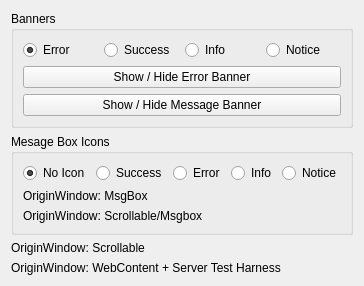
     <widget class="QWidget" name="tab_12">
      <attribute name="title">
       <string>Windows</string>
      </attribute>
      <layout class="QVBoxLayout" name="windowExLayout">
       <item>
        <widget class="QGroupBox" name="groupBox">
         <property name="title">
          <string>Banners</string>
         </property>
         <layout class="QGridLayout" name="gridLayout_2">
          <item row="0" column="0">
           <widget class="Origin::UIToolkit::OriginRadioButton" name="rbBannerError">
            <property name="text">
             <string>Error</string>
            </property>
            <property name="checked">
             <bool>true</bool>
            </property>
           </widget>
          </item>
          <item row="0" column="1">
           <widget class="Origin::UIToolkit::OriginRadioButton" name="rbBannerSuccess">
            <property name="text">
             <string>Success</string>
            </property>
           </widget>
          </item>
          <item row="0" column="2">
           <widget class="Origin::UIToolkit::OriginRadioButton" name="rbBannerInfo">
            <property name="text">
             <string>Info</string>
            </property>
           </widget>
          </item>
          <item row="0" column="3">
           <widget class="Origin::UIToolkit::OriginRadioButton" name="rbBannerNotice">
            <property name="text">
             <string>Notice</string>
            </property>
           </widget>
          </item>
          <item row="1" column="0" colspan="4">
           <widget class="Origin::UIToolkit::OriginPushButton" name="btnBannerError">
            <property name="text">
             <string>Show / Hide Error Banner</string>
            </property>
           </widget>
          </item>
          <item row="2" column="0" colspan="4">
           <widget class="Origin::UIToolkit::OriginPushButton" name="btnBannerMsg">
            <property name="text">
             <string>Show / Hide Message Banner</string>
            </property>
           </widget>
          </item>
         </layout>
        </widget>
       </item>
       <item>
        <widget class="QGroupBox" name="groupBox_2">
         <property name="title">
          <string>Mesage Box Icons</string>
         </property>
         <layout class="QGridLayout" name="gridLayout_3">
          <item row="0" column="0">
           <widget class="Origin::UIToolkit::OriginRadioButton" name="rbNoIcon">
            <property name="text">
             <string>No Icon</string>
            </property>
            <property name="checked">
             <bool>true</bool>
            </property>
            <attribute name="buttonGroup">
             <string>iconBtnGroup</string>
            </attribute>
           </widget>
          </item>
          <item row="0" column="1">
           <widget class="Origin::UIToolkit::OriginRadioButton" name="rbSuccess">
            <property name="text">
             <string>Success</string>
            </property>
            <attribute name="buttonGroup">
             <string>iconBtnGroup</string>
            </attribute>
           </widget>
          </item>
          <item row="0" column="2">
           <widget class="Origin::UIToolkit::OriginRadioButton" name="rbError">
            <property name="text">
             <string>Error</string>
            </property>
            <attribute name="buttonGroup">
             <string>iconBtnGroup</string>
            </attribute>
           </widget>
          </item>
          <item row="0" column="3">
           <widget class="Origin::UIToolkit::OriginRadioButton" name="rbInfo">
            <property name="text">
             <string>Info</string>
            </property>
            <attribute name="buttonGroup">
             <string>iconBtnGroup</string>
            </attribute>
           </widget>
          </item>
          <item row="0" column="4">
           <widget class="Origin::UIToolkit::OriginRadioButton" name="rbNotice">
            <property name="text">
             <string>Notice</string>
            </property>
            <attribute name="buttonGroup">
             <string>iconBtnGroup</string>
            </attribute>
           </widget>
          </item>
          <item row="1" column="0" colspan="5">
           <widget class="Origin::UIToolkit::OriginLabel" name="lblWindowMsgBox">
            <property name="text">
             <string>OriginWindow: MsgBox</string>
            </property>
            <property name="hyperlink">
             <bool>true</bool>
            </property>
            <property name="hyperlinkArrow">
             <bool>true</bool>
            </property>
           </widget>
          </item>
          <item row="2" column="0" colspan="5">
           <widget class="Origin::UIToolkit::OriginLabel" name="lblWindowScrollMsgBox">
            <property name="text">
             <string>OriginWindow: Scrollable/Msgbox</string>
            </property>
            <property name="hyperlink">
             <bool>true</bool>
            </property>
           </widget>
          </item>
         </layout>
        </widget>
       </item>
       <item>
        <widget class="Origin::UIToolkit::OriginLabel" name="lblWindowScroll">
         <property name="text">
          <string>OriginWindow: Scrollable</string>
         </property>
         <property name="hyperlink">
          <bool>true</bool>
         </property>
         <property name="hyperlinkArrow">
          <bool>true</bool>
         </property>
        </widget>
       </item>
       <item>
        <widget class="Origin::UIToolkit::OriginLabel" name="lblWindowWebView">
         <property name="text">
          <string>OriginWindow: WebContent + Server Test Harness</string>
         </property>
         <property name="hyperlink">
          <bool>true</bool>
         </property>
        </widget>
       </item>
      </layout>
     </widget>
